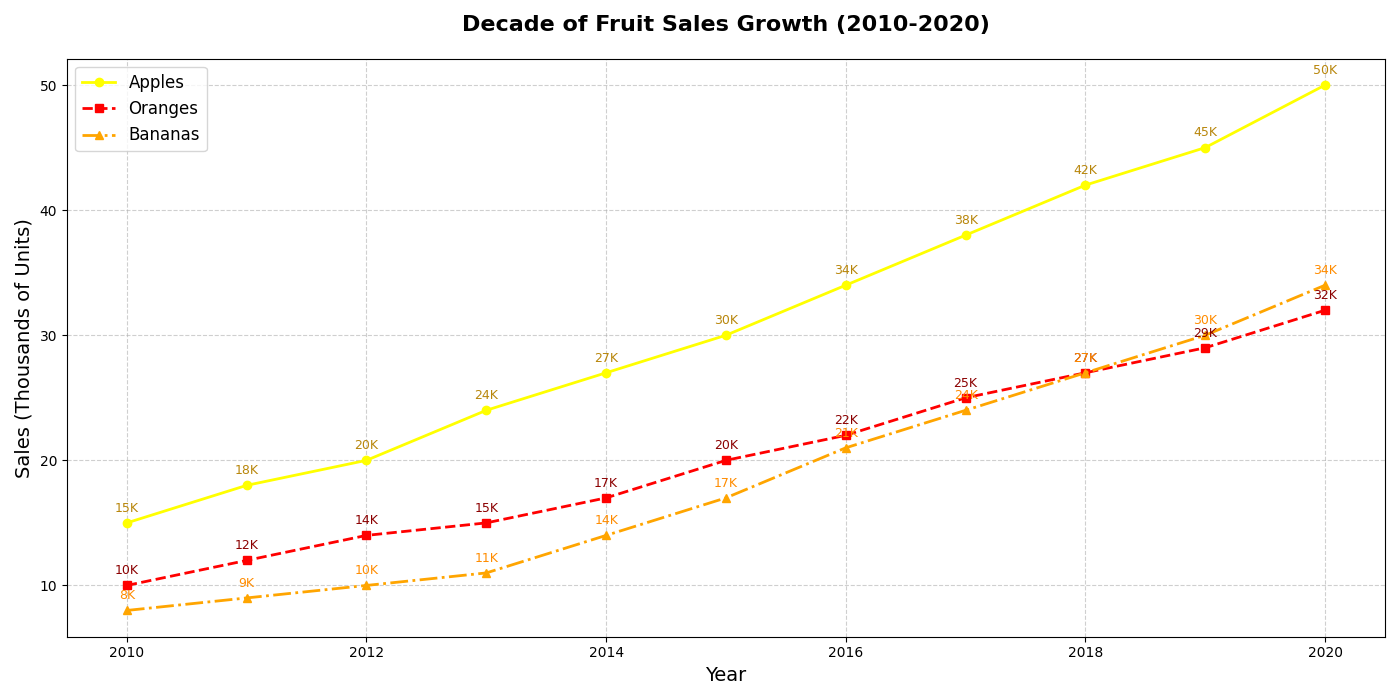

This figure's Python source:
import matplotlib.pyplot as plt
import numpy as np

years = np.arange(2010, 2021)

apple_sales = [15, 18, 20, 24, 27, 30, 34, 38, 42, 45, 50]
orange_sales = [10, 12, 14, 15, 17, 20, 22, 25, 27, 29, 32]
banana_sales = [8, 9, 10, 11, 14, 17, 21, 24, 27, 30, 34]

fig, ax = plt.subplots(figsize=(14, 7))

# Shuffled colors
ax.plot(years, apple_sales, marker='o', linestyle='-', color='yellow', linewidth=2, markersize=6, label='Apples')
ax.plot(years, orange_sales, marker='s', linestyle='--', color='r', linewidth=2, markersize=6, label='Oranges')
ax.plot(years, banana_sales, marker='^', linestyle='-.', color='orange', linewidth=2, markersize=6, label='Bananas')

# Annotations with matching colors
for year, sales in zip(years, apple_sales):
    ax.annotate(f'{sales}K', xy=(year, sales), xytext=(0, 8), textcoords='offset points', fontsize=9, ha='center', color='darkgoldenrod')

for year, sales in zip(years, orange_sales):
    ax.annotate(f'{sales}K', xy=(year, sales), xytext=(0, 8), textcoords='offset points', fontsize=9, ha='center', color='darkred')

for year, sales in zip(years, banana_sales):
    ax.annotate(f'{sales}K', xy=(year, sales), xytext=(0, 8), textcoords='offset points', fontsize=9, ha='center', color='darkorange')

ax.set_title('Decade of Fruit Sales Growth (2010-2020)', fontsize=16, fontweight='bold', pad=20)
ax.set_xlabel('Year', fontsize=14)
ax.set_ylabel('Sales (Thousands of Units)', fontsize=14)

ax.grid(True, linestyle='--', alpha=0.6)
ax.legend(loc='upper left', fontsize=12)

plt.tight_layout()
plt.show()
